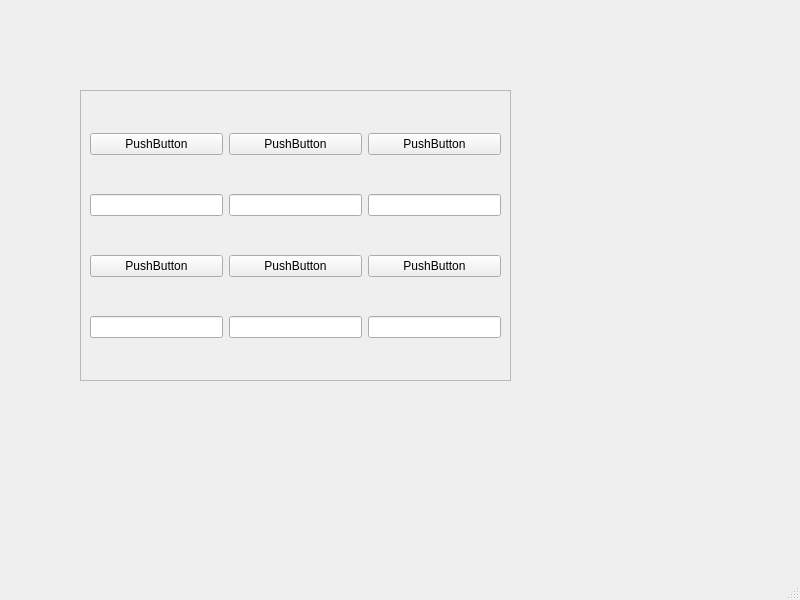
<?xml version="1.0" encoding="UTF-8"?>
<ui version="4.0">
 <class>MainWindow</class>
 <widget class="QMainWindow" name="MainWindow">
  <property name="geometry">
   <rect>
    <x>0</x>
    <y>0</y>
    <width>800</width>
    <height>600</height>
   </rect>
  </property>
  <property name="windowTitle">
   <string>MainWindow</string>
  </property>
  <widget class="QWidget" name="centralwidget">
   <widget class="QFrame" name="frame">
    <property name="geometry">
     <rect>
      <x>80</x>
      <y>90</y>
      <width>431</width>
      <height>291</height>
     </rect>
    </property>
    <property name="frameShape">
     <enum>QFrame::StyledPanel</enum>
    </property>
    <property name="frameShadow">
     <enum>QFrame::Raised</enum>
    </property>
    <layout class="QGridLayout" name="gridLayout">
     <item row="0" column="1">
      <widget class="QPushButton" name="pushButton_2">
       <property name="text">
        <string>PushButton</string>
       </property>
      </widget>
     </item>
     <item row="0" column="0">
      <widget class="QPushButton" name="pushButton">
       <property name="text">
        <string>PushButton</string>
       </property>
      </widget>
     </item>
     <item row="1" column="0">
      <widget class="QLineEdit" name="lineEdit"/>
     </item>
     <item row="2" column="0">
      <widget class="QPushButton" name="pushButton_4">
       <property name="text">
        <string>PushButton</string>
       </property>
      </widget>
     </item>
     <item row="2" column="1">
      <widget class="QPushButton" name="pushButton_5">
       <property name="text">
        <string>PushButton</string>
       </property>
      </widget>
     </item>
     <item row="1" column="1">
      <widget class="QLineEdit" name="lineEdit_2"/>
     </item>
     <item row="1" column="2">
      <widget class="QLineEdit" name="lineEdit_3"/>
     </item>
     <item row="0" column="2">
      <widget class="QPushButton" name="pushButton_3">
       <property name="text">
        <string>PushButton</string>
       </property>
      </widget>
     </item>
     <item row="2" column="2">
      <widget class="QPushButton" name="pushButton_6">
       <property name="text">
        <string>PushButton</string>
       </property>
      </widget>
     </item>
     <item row="3" column="0">
      <widget class="QLineEdit" name="lineEdit_4"/>
     </item>
     <item row="3" column="1">
      <widget class="QLineEdit" name="lineEdit_5"/>
     </item>
     <item row="3" column="2">
      <widget class="QLineEdit" name="lineEdit_6"/>
     </item>
    </layout>
   </widget>
  </widget>
  <widget class="QMenuBar" name="menubar">
   <property name="geometry">
    <rect>
     <x>0</x>
     <y>0</y>
     <width>800</width>
     <height>23</height>
    </rect>
   </property>
  </widget>
  <widget class="QStatusBar" name="statusbar"/>
 </widget>
 <resources/>
 <connections/>
</ui>
